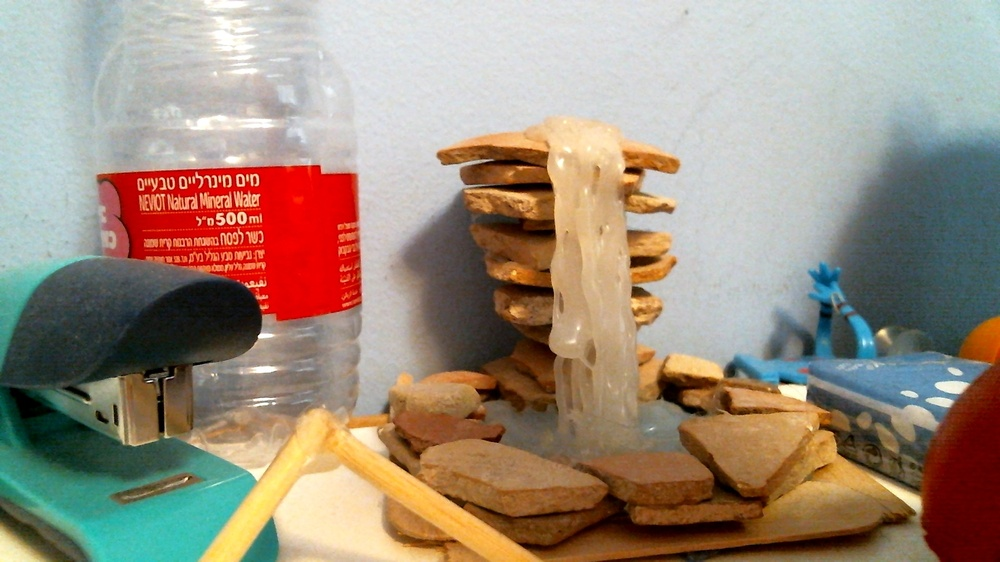
#> input picture output_image.jpg, 1000 x 562 px, shrunk from 1920 x 1080 before the run
$ python redOutline.py
#> lines starting #> are read from the running program, lines starting #| are printed output that depends on the picture
import matplotlib.pyplot as plt

def plot_coordinates(image_path, coordinates):
    # Load the image
#> called with image_path = 'example.jpg'
    image = plt.imread('output_image.jpg')
#> image is the input picture: shape (562, 1000, 3); mean R, G, B 156.2, 140.3, 124.1

    # Plot the image
    plt.imshow(image)

    # Extract x and y coordinates
    x_coords = [coord[0] for coord in coordinates]
    y_coords = [coord[1] for coord in coordinates]

    # Plot the coordinates
    plt.scatter(x_coords, y_coords, color='red', marker='o')

    # Show plot
    plt.show()
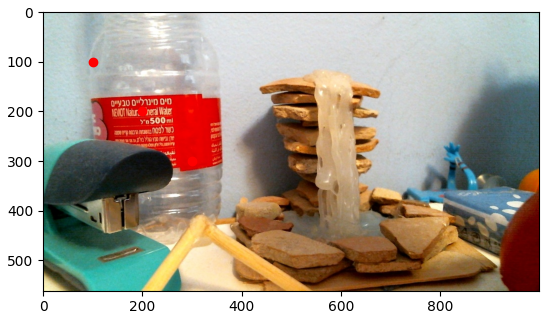
#> figure drawn by matplotlib, 1 panel

# Example usage:
image_path = 'example.jpg'  # Path to your image
coordinates = [(100, 100), (200, 200), (300, 300)]  # Example coordinates
plot_coordinates(image_path, coordinates)

$ run again, with images.jpeg copied over output_image.jpg
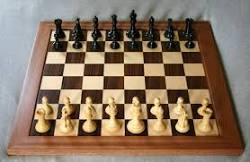
#> input picture images.jpeg, 250 x 162 px
#> in plot_coordinates, image is the input picture: shape (162, 250, 3); mean R, G, B 137.8, 117.7, 99.2
#> in plot_coordinates, `plt.show()`:
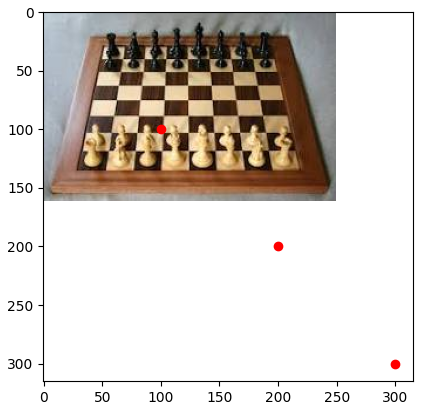
#> figure drawn by matplotlib, 1 panel
